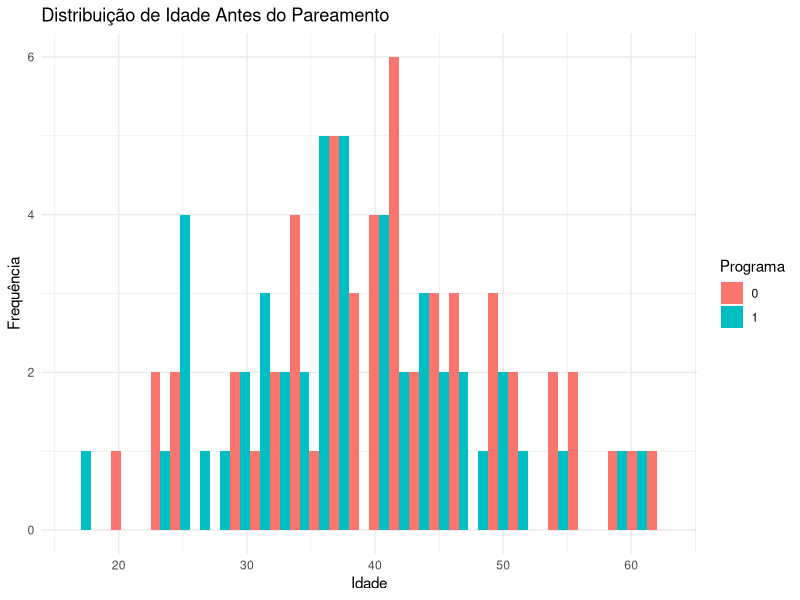
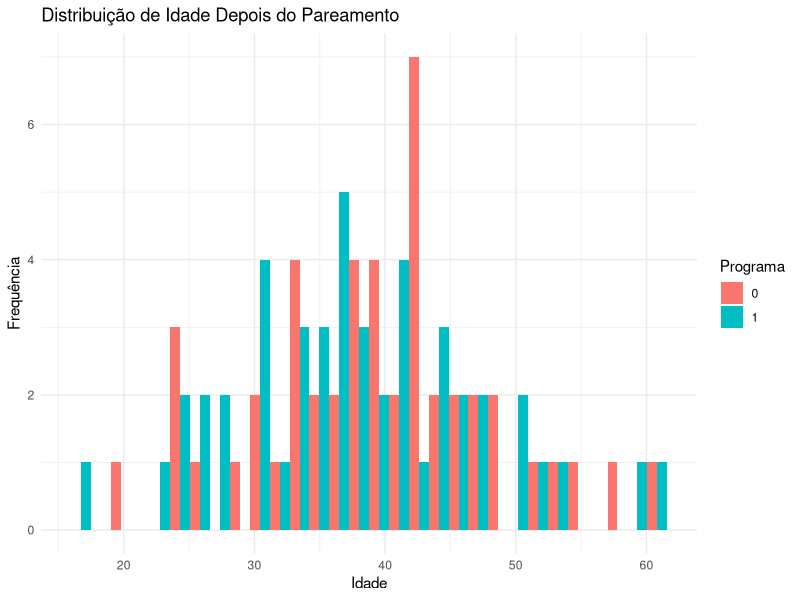

The R source for these figures, in order:
## ---- chunk 1

library(dplyr)
library(ggplot2)
library(MatchIt)

set.seed(123)  


n <- 100


dados <- data.frame(
  programa = rbinom(n, size = 1, prob = 0.5),  
  idade = rnorm(n, mean = 40, sd = 10),  
  educacao = sample(1:5, n, replace = TRUE),  
  experiencia = rnorm(n, mean = 10, sd = 5) 
)

# Estimar o propensity score usando um modelo logístico
modelo_ps <- glm(programa ~ idade + educacao + experiencia, data = dados, family = binomial)

# Adicionar o propensity score ao conjunto de dados
dados$propensity_score <- predict(modelo_ps, type = "response")

# Ver primeiros registros com o propensity score
head(dados)

match_it <- matchit(programa ~ idade + educacao + experiencia, data = dados, method = "nearest", distance = "mahalanobis")

# Ver os resultados do pareamento
summary(match_it)

# Obter os dados pareados
dados_pareados <- match.data(match_it)

# Comparar a distribuição das covariáveis antes e depois do pareamento
# Antes do pareamento
plot_before <- ggplot(dados, aes(x = idade, fill = as.factor(programa))) +
  geom_histogram(position = "dodge", bins = 30) +
  labs(title = "Distribuição de Idade Antes do Pareamento",
       x = "Idade",
       y = "Frequência",
       fill = "Programa") +
  theme_minimal()

# Depois do pareamento
plot_after <- ggplot(dados_pareados, aes(x = idade, fill = as.factor(programa))) +
  geom_histogram(position = "dodge", bins = 30) +
  labs(title = "Distribuição de Idade Depois do Pareamento",
       x = "Idade",
       y = "Frequência",
       fill = "Programa") +
  theme_minimal()

# Exibir os gráficos
print(plot_before)
print(plot_after)
